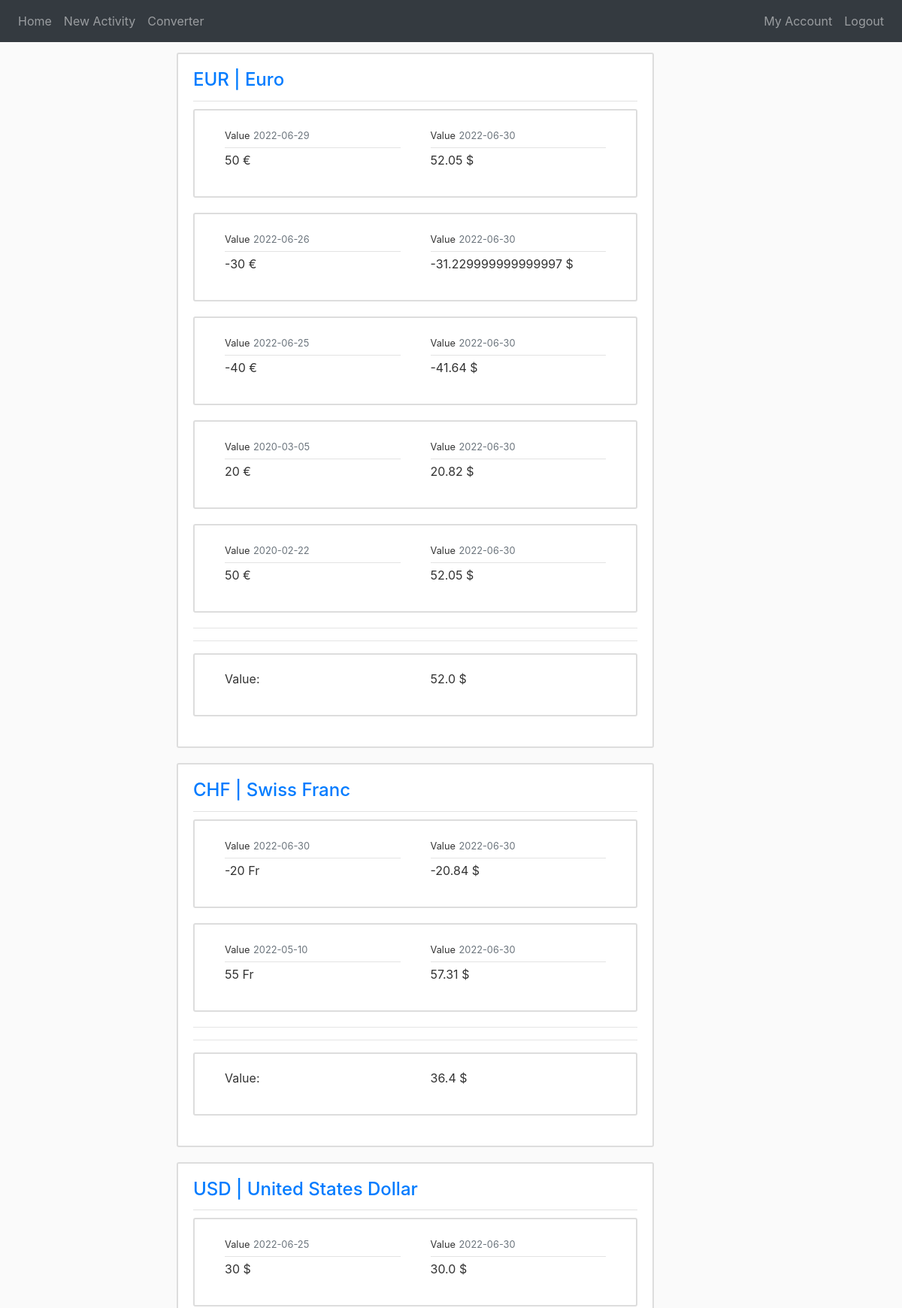
Page /dashboard (signed in, upper part) on the earlier database version.
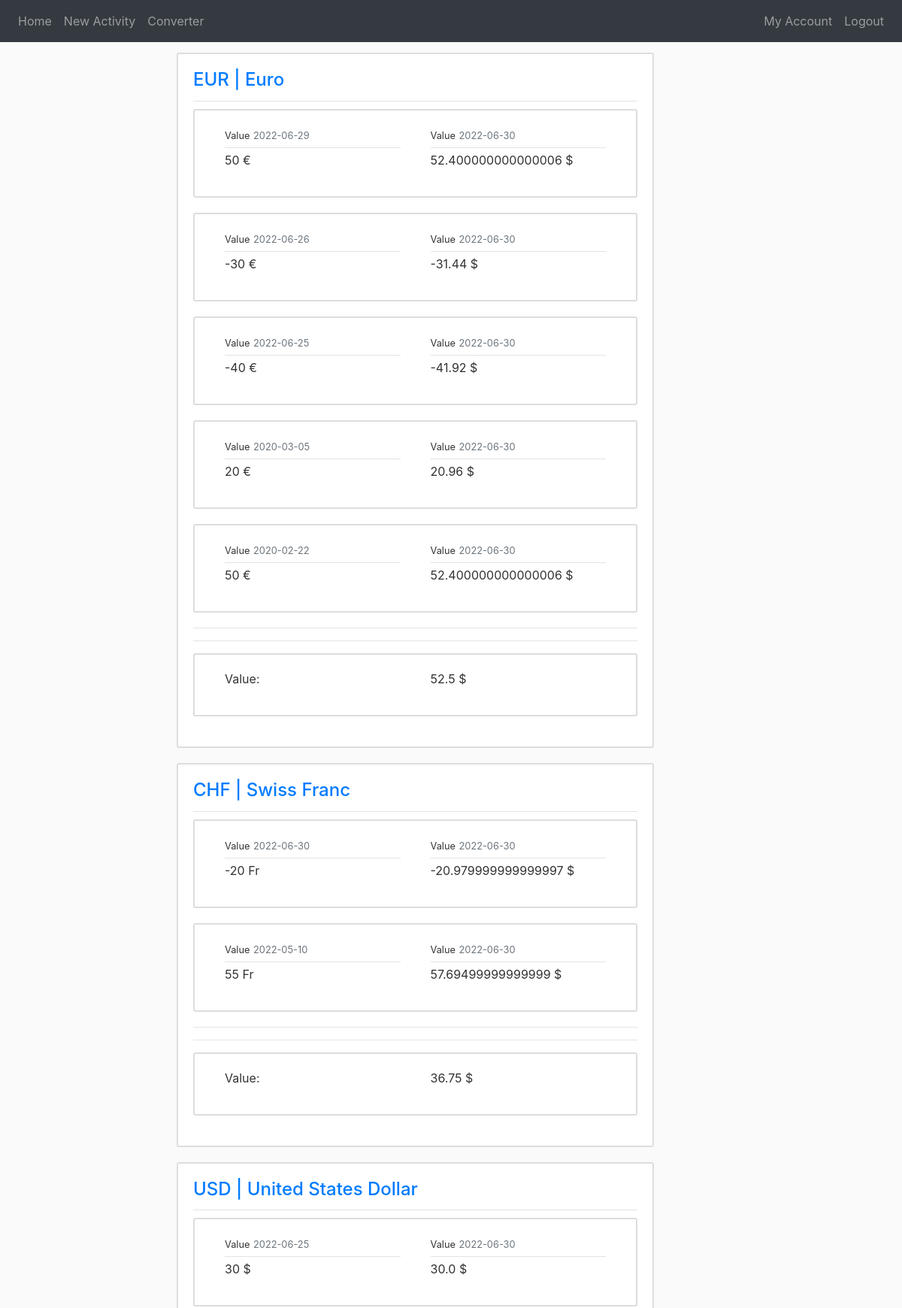
Same page on the later database version.
### website/models.py (models this page shows, shortened)
class Currency(db.Model):
    id = db.Column(db.Integer, primary_key=True)
    identifier = db.Column(db.String(100), nullable=False)
    name = db.Column(db.String(100), nullable=False)
    character = db.Column(db.String(2), nullable=False)
    rate = db.Column(db.Float(), nullable=False)
    purchases = db.relationship('Purchase', backref='currency', lazy=True)

class Purchase(db.Model):
    id = db.Column(db.Integer, primary_key=True)
    date = db.Column(db.Date, nullable=False)
    type = db.Column(db.String, nullable=False)
    amount = db.Column(db.Integer, nullable=False)
    user_id = db.Column(db.Integer, db.ForeignKey('user.id'), nullable=False)
    currency_id = db.Column(db.Integer, db.ForeignKey('currency.id'), nullable=False)

### website/views.py (the view)
@views.route('/dashboard')
@login_required
def dashboard():
    purchases = Purchase.query.order_by(Purchase.date).all()
    currencies = Currency.query.all()
    return render_template("dashboard.html", purchases=purchases, datetime=datetime, currencies=currencies, Purchase=Purchase, func=func)

### website/models.py (called while the page is built)
@login_manager.user_loader
def load_user(user_id):
    return User.query.get(int(user_id))

### website/templates/dashboard.html (shortened to what this page needs)
{% extends "base.html" %}
{% block content %}
    {% for currency in currencies %}
        <article class="media content-section">
            <div class="media-body">
                <div class="article-metadata">
                    <h4 class="article-title">
                        <a class="mr-2" href="{{ url_for('views.portfolio') }}">{{ currency.identifier }} | {{ currency.name }}</a>
                    </h4>
                </div>
                <div class="articel-content">
        {% for purchase in purchases | reverse %}
        {% if purchase.buyer == current_user and purchase.currency == currency %}
            <article class="media content-section">
                <div class="media-body purchase">
                    <div class="article-metadata">
                        <small>Value</small>
                        <small class="text-muted">{{ purchase.date.strftime('%Y-%m-%d') }}</small>
                    </div>
                    <p class="article-content">{{ purchase.amount }} {{ purchase.currency.character }}</p>
                </div>
                <div class="media-body purchase">
                    <div class="article-metadata">
                        <small>Value</small>
                        <small class="text-muted">{{ datetime.now().strftime('%Y-%m-%d') }}</small>
                    </div>
                    <p class="article-content">{{ purchase.amount * purchase.currency.rate |round(3)}} $</p>
                </div>
            </article>
        {% endif %}
        {% endfor %}
        {% if Purchase.query.filter_by(currency_id=currency.id).first() %}
        <hr>
        <hr>
            <article class="media content-section">
                <div class="media-body purchase">
                    <p class="article-content">Value:</p>
                </div>
                <div class="media-body purchase">
                    <p class="article-content">{{ Purchase.query.with_entities(func.sum(Purchase.amount)).filter_by(currency=currency).scalar() * currency.rate | round(2, 'common')}} $</p>
                </div>
            </article>
        {% endif %}
        </div>
        </article>
    {% endfor %}
{% endblock %}

### website/templates/base.html (shortened to what this page needs)
<!DOCTYPE html>
<html lang="en">
    <head>
        <link rel="stylesheet" href="css/bootstrap.css"></linkrel>
        <link
            rel="stylesheet"
            href="https://stackpath.bootstrapcdn.com/bootstrap/4.4.1/css/bootstrap.min.css"
        />
        <link
            rel="stylesheet"
            href="https://stackpath.bootstrapcdn.com/font-awesome/4.7.0/css/font-awesome.min.css"
        />
        <link rel="stylesheet" href="{{ url_for('static', filename='main.css') }}">
    </head>
    <body>
        <nav class="navbar navbar-expand-lg navbar-dark bg-dark justify-content-center fixed-top">
            <div class="collapse navbar-collapse" id="navabar">
              <div class="navbar-nav mr-auto">
                {% if current_user.is_authenticated %}
                <a class="nav-item nav-link" id="home" href="{{ url_for('views.home') }}">Home</a>
                <a class="nav-item nav-link" id="home" href="{{ url_for('views.activity') }}">New Activity</a>
                {% endif %}
                <a class="nav-item nav-link" id="home" href="{{ url_for('views.converter') }}">Converter</a>
              </div>
              <div class="navbar-nav">
                {% if current_user.is_authenticated %}
                <a class="nav-item nav-link" id="history" href="{{ url_for('views.account') }}">My Account</a>
                <a class="nav-item nav-link" id="logout" href="{{ url_for('auth.logout') }}">Logout</a>
                {% else %}
                <a class="nav-item nav-link" id="login" href="{{ url_for('auth.login') }}">Login</a>
                <a class="nav-item nav-link" id="signUp" href="{{ url_for('auth.register') }}">Register</a>
                {% endif %}
              </div>
            </div>
        </nav>
        <main role="main" class="container">
            <div class="row">
                <div class="col-lg-2">
                </div>
                <div class="col-lg-7">
                    {% block content %}{% endblock %}
                </div>
                <div class="col-lg-3">
                </div>
            </div>
        </main>
    </body>

### website/static/main.css (style rules this page uses)
body { background: #fafafa; color: #333333; margin-bottom: 10px; margin-top: 60px; }
h1, h2, h3, h4, h5, h6 { color: #444444; }
.content-section { background: #ffffff; padding: 20px 20px; border: 2px solid #dddddd; border-radius: 3px; margin-bottom: 20px; margin-top: 10px; }
.article-title { color: #444444; }
.article-content { white-space: pre-line; }
.article-metadata { padding-bottom: 5px; margin-bottom: 4px; border-bottom: 1px solid #e3e3e3; }
.purchase { margin-left: 20px; padding-right: 20px; }

Differences in the rows shown:
changed Currency "EUR": query.with_entities "52.0" → "52.5"
changed through a linked row, Purchase (number 1 of 8 on the later page): purchase.amount*purchase.currency.rate|round(3) "52.05" → "52.400000000000006"
changed through a linked row, Purchase (number 2 of 8 on the later page): purchase.amount*purchase.currency.rate|round(3) "-31.229999999999997" → "-31.44"
changed through a linked row, Purchase (number 3 of 8 on the later page): purchase.amount*purchase.currency.rate|round(3) "-41.64" → "-41.92"
changed through a linked row, Purchase (number 4 of 8 on the later page): purchase.amount*purchase.currency.rate|round(3) "20.82" → "20.96"
changed through a linked row, Purchase (number 5 of 8 on the later page): purchase.amount*purchase.currency.rate|round(3) "52.05" → "52.400000000000006"
changed Currency "CHF": query.with_entities "36.4" → "36.75"
changed through a linked row, Purchase (number 6 of 8 on the later page): purchase.amount*purchase.currency.rate|round(3) "-20.84" → "-20.979999999999997"
changed through a linked row, Purchase (number 7 of 8 on the later page): purchase.amount*purchase.currency.rate|round(3) "57.31" → "57.69499999999999"
